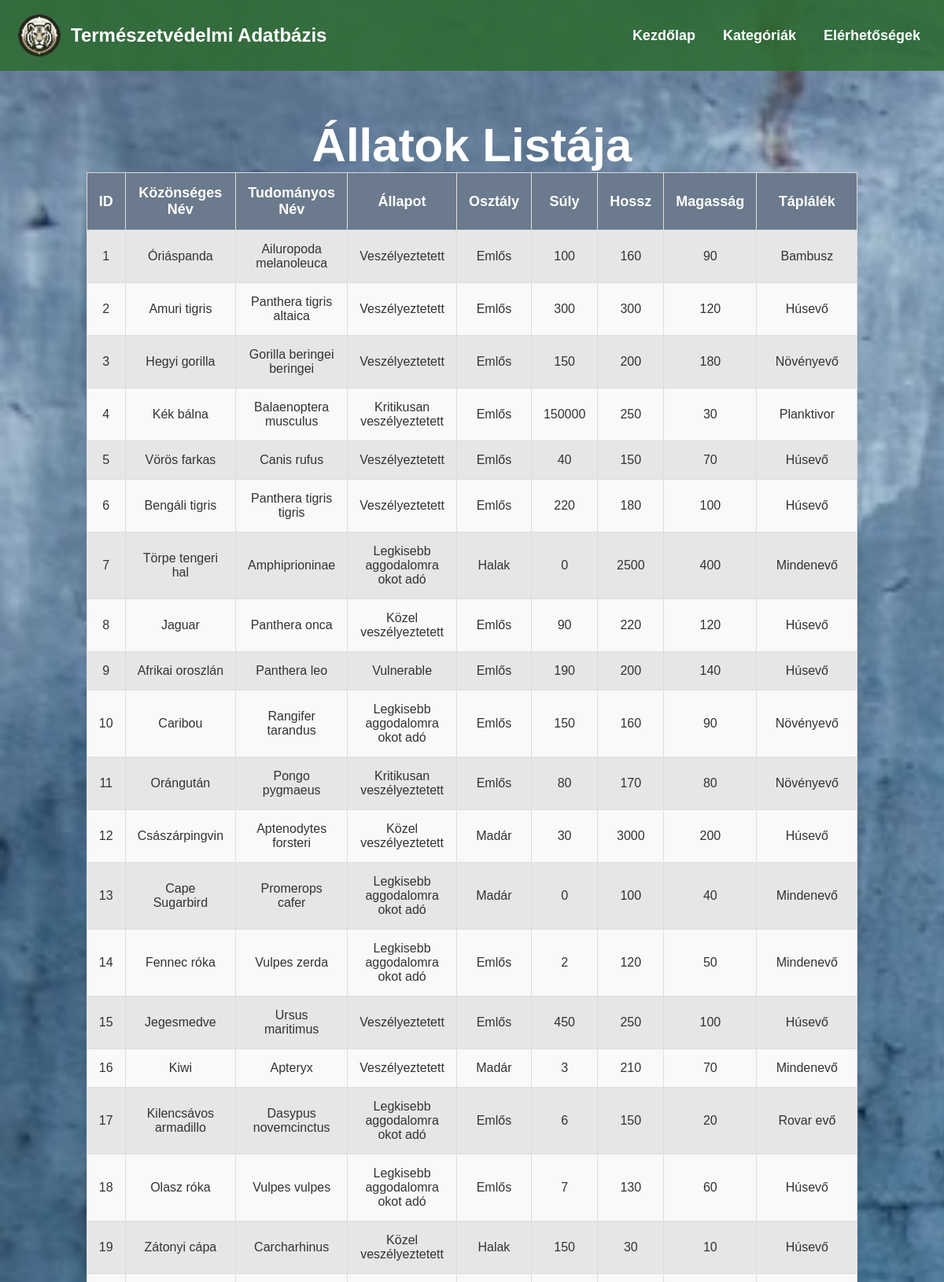
The page /kategoriakHTML/veszelyeztetett.php (upper part) on the database its author committed.
### kategoriakHTML/veszelyeztetett.php (the view, shortened to what this page needs)
<!DOCTYPE html>
<html lang="hu">
<head>
    <link rel="stylesheet" href="../kategoriakCSS/alap.css.php">
    <link rel="stylesheet" href="../kategoriakCSS/veszelyeztettek.css">
</head>
<body>
    <?php include '../mainPHP/header.php'; ?>
    <h2>Állatok Listája</h2>
    <?php
    $dbconn = getDbConnection();
    $sql = "
        SELECT
            ÁllatFajok.ID as ÁllatID,
            ÁllatFajok.KözönségesNév,
            ÁllatFajok.TudományosNév,
            ÁllatFajok.Állapot,
            ÁllatFajok.Osztály,
            ÁllatFajok.Súly,
            Méret.Hossz,
            Méret.Magasság,
            ÁllatFajok.Táplálék
        FROM ÁllatFajok
        LEFT JOIN Méret ON ÁllatFajok.Méret_ID = Méret.ID
    ";
    $result = mysqli_query($dbconn, $sql);
    echo "<table style='margin-bottom: 80px;' border='1' cellpadding='5' cellspacing='0'>
            <tr>
                <th>ID</th>
                <th>Közönséges Név</th>
                <th>Tudományos Név</th>
                <th>Állapot</th>
                <th>Osztály</th>
                <th>Súly</th>
                <th>Hossz</th>
                <th>Magasság</th>
                <th>Táplálék</th>
            </tr>";
    if (mysqli_num_rows($result) > 0) {
        while ($row = mysqli_fetch_assoc($result)) {
            echo "<tr>
                    <td>" . $row['ÁllatID'] . "</td>
                    <td>" . $row['KözönségesNév'] . "</td>
                    <td>" . $row['TudományosNév'] . "</td>
                    <td>" . $row['Állapot'] . "</td>
                    <td>" . $row['Osztály'] . "</td>
                    <td>" . $row['Súly'] . "</td>
                    <td>" . $row['Hossz'] . "</td>
                    <td>" . $row['Magasság'] . "</td>
                    <td>" . $row['Táplálék'] . "</td>
                </tr>";
        }
    } else {
        echo "<tr><td colspan='9'>Nincsenek adatok.</td></tr>";
    }
    echo "</table>";
    ?>
</body>
</html>

### kategoriakCSS/veszelyeztettek.css (style rules this page uses)
body { font-family: Arial, sans-serif; background-color: #f4f4f4; color: #333; margin: 0; padding: 0; }
h2 { font-size: 60px; padding-top: 60px; font-weight: bold; background: linear-gradient(135deg, #A8B9C7, #6B7A8C, #2C3E50); -webkit-background-clip: text; background-clip: text; color: white; text-align: center; }
table { width: 80%; margin: 0 auto; border-collapse: collapse; box-shadow: 0 4px 8px rgba(0, 0, 0, 0.1); }
table, th, td { border: 1px solid #ddd; }
th, td { padding: 15px; text-align: center; }
th { background-color: #6B7A8C; color: white; font-size: 18px; }
td { background-color: #f9f9f9; font-size: 16px; }
tr:nth-child(even) td { background-color: #e6e6e6; }

### rows shown on the page
állatfajok: ID "1", KözönségesNév "Óriáspanda", TudományosNév "Ailuropoda melanoleuca", Állapot "Veszélyeztetett", Osztály "Emlős", Súly "100", Méret_ID.Hossz "160", Méret_ID.Magasság "90", Táplálék "Bambusz"
állatfajok: ID "2", KözönségesNév "Amuri tigris", TudományosNév "Panthera tigris altaica", Állapot "Veszélyeztetett", Osztály "Emlős", Súly "300", Méret_ID.Hossz "300", Méret_ID.Magasság "120", Táplálék "Húsevő"
állatfajok: ID "3", KözönségesNév "Hegyi gorilla", TudományosNév "Gorilla beringei beringei", Állapot "Veszélyeztetett", Osztály "Emlős", Súly "150", Méret_ID.Hossz "200", Méret_ID.Magasság "180", Táplálék "Növényevő"
állatfajok: ID "4", KözönségesNév "Kék bálna", TudományosNév "Balaenoptera musculus", Állapot "Kritikusan veszélyeztetett", Osztály "Emlős", Súly "150000", Méret_ID.Hossz "250", Méret_ID.Magasság "30", Táplálék "Planktivor"
állatfajok: ID "5", KözönségesNév "Vörös farkas", TudományosNév "Canis rufus", Állapot "Veszélyeztetett", Osztály "Emlős", Súly "40", Méret_ID.Hossz "150", Méret_ID.Magasság "70", Táplálék "Húsevő"
állatfajok: ID "6", KözönségesNév "Bengáli tigris", TudományosNév "Panthera tigris tigris", Állapot "Veszélyeztetett", Osztály "Emlős", Súly "220", Méret_ID.Hossz "180", Méret_ID.Magasság "100", Táplálék "Húsevő"
állatfajok: ID "7", KözönségesNév "Törpe tengeri hal", TudományosNév "Amphiprioninae", Állapot "Legkisebb aggodalomra okot adó", Osztály "Halak", Súly "0", Méret_ID.Hossz "2500", Méret_ID.Magasság "400", Táplálék "Mindenevő"
állatfajok: ID "8", KözönségesNév "Jaguar", TudományosNév "Panthera onca", Állapot "Közel veszélyeztetett", Osztály "Emlős", Súly "90", Méret_ID.Hossz "220", Méret_ID.Magasság "120", Táplálék "Húsevő"
állatfajok: ID "9", KözönségesNév "Afrikai oroszlán", TudományosNév "Panthera leo", Állapot "Vulnerable", Osztály "Emlős", Súly "190", Méret_ID.Hossz "200", Méret_ID.Magasság "140", Táplálék "Húsevő"
állatfajok: ID "10", KözönségesNév "Caribou", TudományosNév "Rangifer tarandus", Állapot "Legkisebb aggodalomra okot adó", Osztály "Emlős", Súly "150", Méret_ID.Hossz "160", Méret_ID.Magasság "90", Táplálék "Növényevő"
állatfajok: ID "11", KözönségesNév "Orángután", TudományosNév "Pongo pygmaeus", Állapot "Kritikusan veszélyeztetett", Osztály "Emlős", Súly "80", Méret_ID.Hossz "170", Méret_ID.Magasság "80", Táplálék "Növényevő"
állatfajok: ID "12", KözönségesNév "Császárpingvin", TudományosNév "Aptenodytes forsteri", Állapot "Közel veszélyeztetett", Osztály "Madár", Súly "30", Méret_ID.Hossz "3000", Méret_ID.Magasság "200", Táplálék "Húsevő"
állatfajok: ID "13", KözönségesNév "Cape Sugarbird", TudományosNév "Promerops cafer", Állapot "Legkisebb aggodalomra okot adó", Osztály "Madár", Súly "0", Méret_ID.Hossz "100", Méret_ID.Magasság "40", Táplálék "Mindenevő"
állatfajok: ID "14", KözönségesNév "Fennec róka", TudományosNév "Vulpes zerda", Állapot "Legkisebb aggodalomra okot adó", Osztály "Emlős", Súly "2", Méret_ID.Hossz "120", Méret_ID.Magasság "50", Táplálék "Mindenevő"
állatfajok: ID "15", KözönségesNév "Jegesmedve", TudományosNév "Ursus maritimus", Állapot "Veszélyeztetett", Osztály "Emlős", Súly "450", Méret_ID.Hossz "250", Méret_ID.Magasság "100", Táplálék "Húsevő"
állatfajok: ID "16", KözönségesNév "Kiwi", TudományosNév "Apteryx", Állapot "Veszélyeztetett", Osztály "Madár", Súly "3", Méret_ID.Hossz "210", Méret_ID.Magasság "70", Táplálék "Mindenevő"
állatfajok: ID "17", KözönségesNév "Kilencsávos armadillo", TudományosNév "Dasypus novemcinctus", Állapot "Legkisebb aggodalomra okot adó", Osztály "Emlős", Súly "6", Méret_ID.Hossz "150", Méret_ID.Magasság "20", Táplálék "Rovar evő"
állatfajok: ID "18", KözönségesNév "Olasz róka", TudományosNév "Vulpes vulpes", Állapot "Legkisebb aggodalomra okot adó", Osztály "Emlős", Súly "7", Méret_ID.Hossz "130", Méret_ID.Magasság "60", Táplálék "Húsevő"
állatfajok: ID "19", KözönségesNév "Zátonyi cápa", TudományosNév "Carcharhinus", Állapot "Közel veszélyeztetett", Osztály "Halak", Súly "150", Méret_ID.Hossz "30", Méret_ID.Magasság "10", Táplálék "Húsevő"
